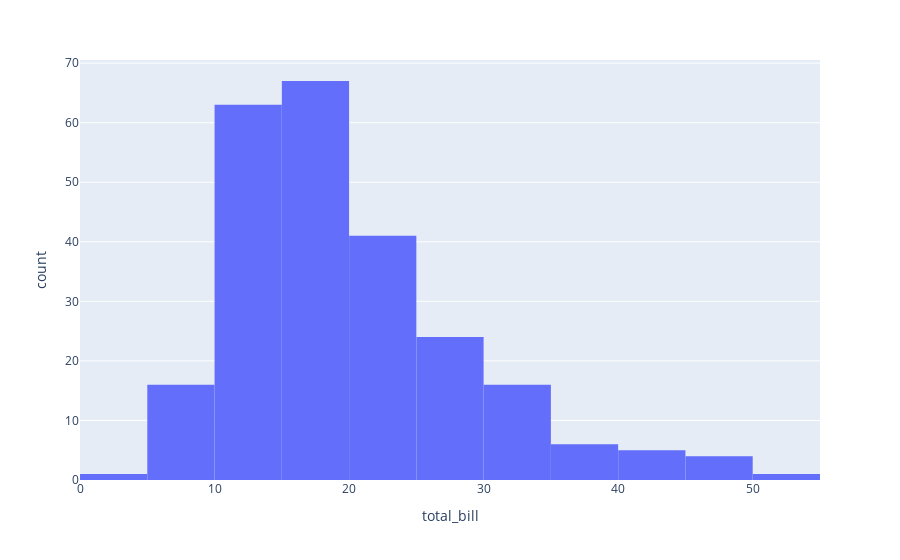

Notebook cell for this chart:
### Code cell
fig = px.histogram(tips, x="total_bill", nbins=20)
fig.update_layout(bargap=0.001) #nbins=20
fig.show()

### Figure 1 — Plotly figure (JSON) as saved in the notebook; plotly's stock layout.template omitted (floating-point values rounded to 4 significant figures; data arrays with more than 128 entries replaced by an {"elided": "..."} marker saying what was removed)
{"data": [{"bingroup": "x", "hovertemplate": "total_bill=%{x}<br>count=%{y}<extra></extra>", "legendgroup": "", "marker": {"color": "#636efa", "pattern": {"shape": ""}}, "name": "", "nbinsx": 20, "orientation": "v", "showlegend": false, "type": "histogram", "x": {"elided": "244 float values"}, "xaxis": "x", "yaxis": "y"}], "layout": {"bargap": 0.001, "barmode": "relative", "legend": {"tracegroupgap": 0}, "margin": {"t": 60}, "xaxis": {"anchor": "y", "domain": [0, 1], "title": {"text": "total_bill"}}, "yaxis": {"anchor": "x", "domain": [0, 1], "title": {"text": "count"}}}}
